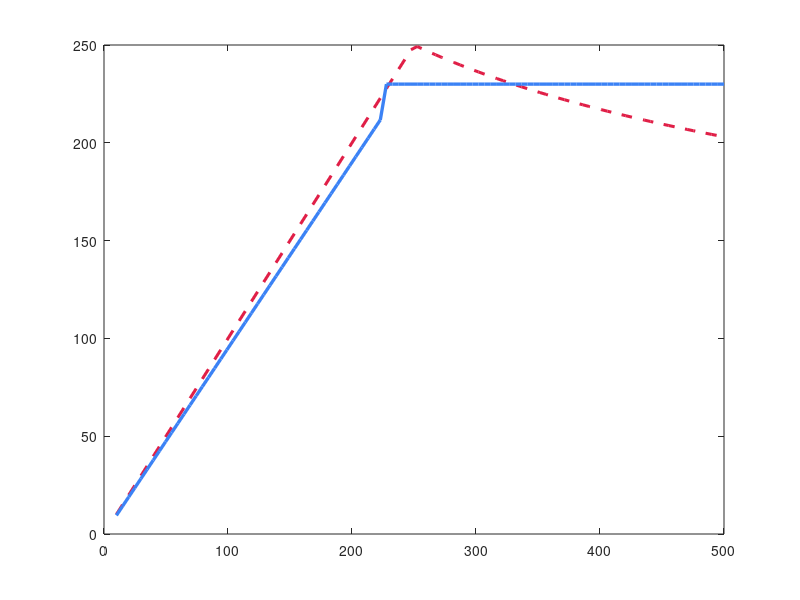

The MATLAB script that drew this image: (Note: this script raises an error after producing the figure.)
%% Netropolis: Throughput vs Offered Load (TCP Reno vs UDP)
% Compares TCP flow-controlled goodput against UDP raw load,
% demonstrating how TCP backs off under congestion while UDP causes
% buffer exhaustion and throughput degradation.

clear; clc; close all;

fprintf('Running Experiment 3: Throughput vs Offered Load...\n');

offered_load_mbps = linspace(10, 500, 100);
bottleneck_capacity = 250; % Mbps bottleneck link capacity

% UDP: Transmits without backoff; once load > capacity, delivered = capacity - drops
udp_throughput = zeros(size(offered_load_mbps));
for i = 1:length(offered_load_mbps)
    load = offered_load_mbps(i);
    if load <= bottleneck_capacity
        udp_throughput(i) = load;
    else
        % Overload causes severe queue drops and collision-like collapse
        udp_throughput(i) = bottleneck_capacity * (bottleneck_capacity / load)^0.3;
    end
end

% TCP Reno: Additive Increase Multiplicative Decrease (AIMD)
% Stabilizes right at bottleneck capacity without uncontrolled queue drop
tcp_throughput = zeros(size(offered_load_mbps));
for i = 1:length(offered_load_mbps)
    load = offered_load_mbps(i);
    if load <= bottleneck_capacity * 0.9
        tcp_throughput(i) = load * 0.95; % Protocol ACK overhead
    else
        % AIMD hovers efficiently around link capacity
        tcp_throughput(i) = bottleneck_capacity * 0.92;
    end
end

figure('Color', [0.98, 0.98, 0.99], 'Name', 'Netropolis - Throughput Comparison');
plot(offered_load_mbps, udp_throughput, '--', 'LineWidth', 2.2, 'Color', [0.88, 0.12, 0.28], 'DisplayName', 'UDP (Best Effort / No Flow Control)');
hold on;
plot(offered_load_mbps, tcp_throughput, '-', 'LineWidth', 2.4, 'Color', [0.23, 0.51, 0.96], 'DisplayName', 'TCP Reno (Congestion Control / AIMD)');
yline(bottleneck_capacity, ':', 'Bottleneck Link Capacity (250 Mbps)', 'Color', [0.4, 0.4, 0.4], 'LineWidth', 1.5);

grid on;
set(gca, 'FontName', 'Times New Roman', 'FontSize', 11);
xlabel('Offered Traffic Load (Mbps)', 'FontSize', 12, 'FontWeight', 'bold');
ylabel('Delivered Network Goodput (Mbps)', 'FontSize', 12, 'FontWeight', 'bold');
title('Netropolis: Transport Protocol Performance Under Load', 'FontSize', 13);
legend('Location', 'southeast');

saveas(gcf, 'plot_throughput_vs_load.png');
fprintf('Saved figure: plot_throughput_vs_load.png\n');
